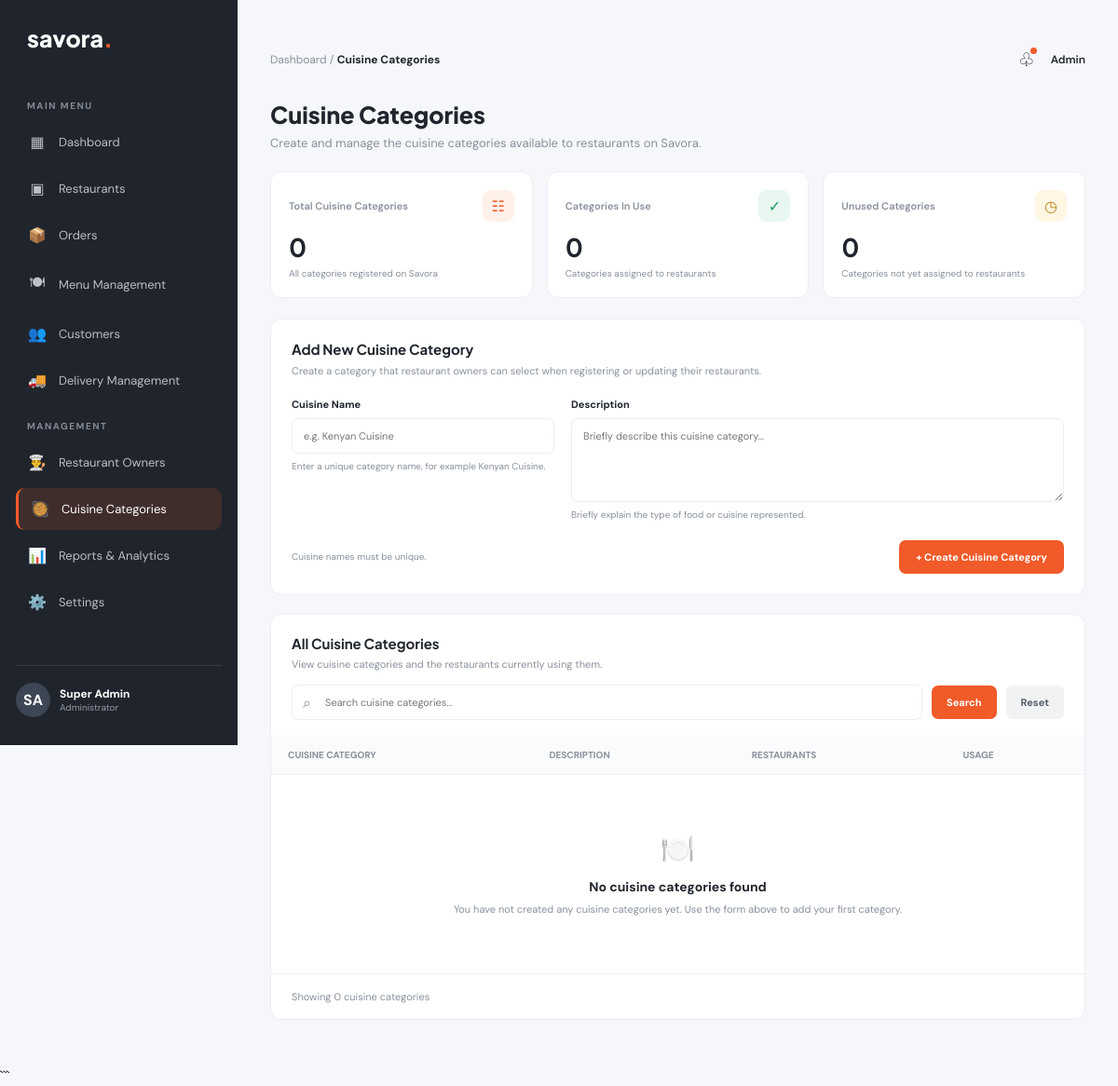
The app's page /admin-panel/cuisine-categories/ (signed in), older data.
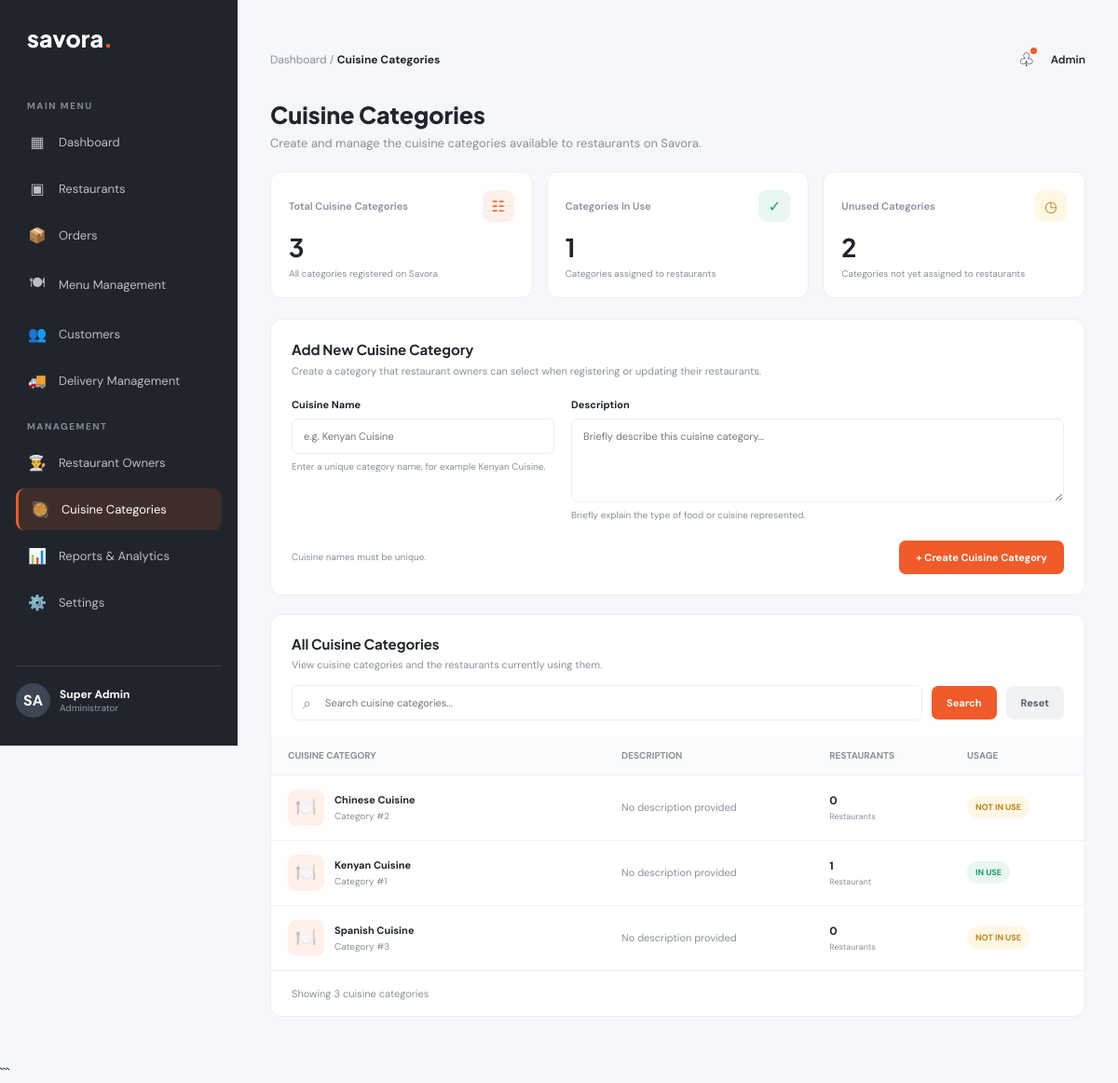
The same page, newer data.
### food_delivery/models.py (models this page shows, shortened)
class Cuisine(models.Model):
    name = models.CharField(max_length=100, unique=True)
    description = models.TextField(blank=True)
    class Meta:
        ordering = ['name']
        verbose_name_plural = 'Cuisines'

### food_delivery_Admin/views.py (the view)
@staff_member_required
def cuisine_categories(request):
    if request.method == 'POST':
        form = CuisineForm(request.POST)
        if form.is_valid():
            cuisine = form.save()
            messages.success(
                request,
                f'"{cuisine.name}" was successfully added.'
            )
            return redirect('food_delivery_Admin:cuisine_categories')
        else:
            messages.error(
                request,
                'Please correct the errors in the cuisine form.'
            )
    else:
        form = CuisineForm()
    cuisines = Cuisine.objects.annotate(
        restaurant_count=Count('restaurants', distinct=True)
    ).order_by('name')
    search_query = request.GET.get('q', '').strip()
    if search_query:
        cuisines = cuisines.filter(
            Q(name__icontains=search_query) |
            Q(description__icontains=search_query)
        )
    total_categories = Cuisine.objects.count()
    categories_in_use = Cuisine.objects.annotate(
        restaurant_count=Count('restaurants', distinct=True)
    ).filter(
        restaurant_count__gt=0
    ).count()
    unused_categories = total_categories - categories_in_use
    paginator = Paginator(cuisines, 10)
    page_number = request.GET.get('page')
    page_obj = paginator.get_page(page_number)
    query_params = request.GET.copy()
    query_params.pop('page', None)
    filter_querystring = query_params.urlencode()
    context = {
        'form': form,
        'cuisines': page_obj.object_list,
        'page_obj': page_obj,
        'search_query': search_query,
        'filter_querystring': filter_querystring,
        'total_categories': total_categories,
        'categories_in_use': categories_in_use,
        'unused_categories': unused_categories,
    }
    return render(
        request,
        'food_delivery_Admin/cuisine_categories/cuisine_categories.html',
        context
    )

### food_delivery_Admin/forms.py (shortened to what this page needs)
class CuisineForm(forms.ModelForm):
    class Meta:
        model = Cuisine
        fields = ['name', 'description']
        widgets = {
            'name': forms.TextInput(attrs={
                'class': 'form-control',
                'placeholder': 'e.g. Kenyan Cuisine',
            }),
            'description': forms.Textarea(attrs={
                'class': 'form-control',
                'placeholder': 'Briefly describe this cuisine category...',
                'rows': 4,
            }),
        }

### food_delivery_Admin/templates/food_delivery_Admin/cuisine_categories/cuisine_categories.html (shortened to what the changed rows need)
{% extends 'food_delivery_Admin/base.html' %}
{% block content %}
<div class="cuisine-page">
    <div class="page-heading">
        <div>
            <h1>Cuisine Categories</h1>
        </div>
    </div>
    <section class="cuisine-stats">
        <div class="cuisine-stat">
            <div class="cuisine-stat-top">
                <small>Total Cuisine Categories</small>
                <span class="cuisine-stat-icon icon-orange">☷</span>
            </div>
            <h2>{{ total_categories }}</h2>
            <p>All categories registered on Savora</p>
        </div>
        <div class="cuisine-stat">
            <div class="cuisine-stat-top">
                <small>Categories In Use</small>
                <span class="cuisine-stat-icon icon-green">✓</span>
            </div>
            <h2>{{ categories_in_use }}</h2>
            <p>Categories assigned to restaurants</p>
        </div>
        <div class="cuisine-stat">
            <div class="cuisine-stat-top">
                <small>Unused Categories</small>
                <span class="cuisine-stat-icon icon-yellow">◷</span>
            </div>
            <h2>{{ unused_categories }}</h2>
            <p>Categories not yet assigned to restaurants</p>
        </div>
    </section>
    <section class="cuisine-section cuisine-table-section">
        <div class="table-wrap">
            <table class="cuisine-table">
                <thead>
                    <tr>
                        <th>CUISINE CATEGORY</th>
                        <th>DESCRIPTION</th>
                        <th>RESTAURANTS</th>
                        <th>USAGE</th>
                    </tr>
                </thead>
                <tbody>
                    {% for cuisine in cuisines %}
                        <tr>
                            <td>
                                <div class="cuisine-name">
                                    <div class="cuisine-icon">
                                        🍽️
                                    </div>
                                    <div>
                                        <strong>{{ cuisine.name }}</strong>
                                        <small>
                                            Category #{{ cuisine.id }}
                                        </small>
                                    </div>
                                </div>
                            </td>
                            <td>
                                <div class="cuisine-description">
                                    {% if cuisine.description %}
                                        {{ cuisine.description|truncatechars:90 }}
                                    {% else %}
                                        No description provided
                                    {% endif %}
                                </div>
                            </td>
                            <td>
                                <span class="restaurant-count">
                                    {{ cuisine.restaurant_count }}
                                </span>
                                <span class="usage-label">
                                    Restaurant{{ cuisine.restaurant_count|pluralize }}
                                </span>
                            </td>
                            <td>
                                {% if cuisine.restaurant_count > 0 %}
                                    <span class="usage-badge usage-in-use">
                                        IN USE
                                    </span>
                                {% else %}
                                    <span class="usage-badge usage-unused">
                                        NOT IN USE
                                    </span>
                                {% endif %}
                            </td>
                        </tr>
                    {% empty %}
                        <tr>
                            <td colspan="4">
                                <div class="empty-state">
                                    <div class="empty-icon">
                                        🍽️
                                    </div>
                                    <h3>No cuisine categories found</h3>
                                    <p>
                                        {% if search_query %}
                                            No categories match "{{ search_query }}".
                                            Try a different search term.
                                        {% else %}
                                            You have not created any cuisine categories yet.
                                            Use the form above to add your first category.
                                        {% endif %}
                                    </p>
                                </div>
                            </td>
                        </tr>
                    {% endfor %}
                </tbody>
            </table>
        </div>
        {% if page_obj.paginator.num_pages > 1 %}
            <div class="table-footer">
                <span>
                    Showing {{ page_obj.start_index }}–{{ page_obj.end_index }}
                    of {{ page_obj.paginator.count }} categories
                </span>
                <div class="pagination">
                    {% if page_obj.has_previous %}
                        <a href="?{% if filter_querystring %}{{ filter_querystring }}&{% endif %}page={{ page_obj.previous_page_number }}">
                            Previous
                        </a>
                    {% else %}
                        <span class="disabled">Previous</span>
                    {% endif %}
                    {% for number in page_obj.paginator.page_range %}
                        {% if number == page_obj.number %}
                            <span class="current">{{ number }}</span>
                        {% elif number >= page_obj.number|add:"-2" and number <= page_obj.number|add:"2" %}
                            <a href="?{% if filter_querystring %}{{ filter_querystring }}&{% endif %}page={{ number }}">
                                {{ number }}
                            </a>
                        {% endif %}
                    {% endfor %}
                    {% if page_obj.has_next %}
                        <a href="?{% if filter_querystring %}{{ filter_querystring }}&{% endif %}page={{ page_obj.next_page_number }}">
                            Next
                        </a>
                    {% else %}
                        <span class="disabled">Next</span>
                    {% endif %}
                </div>
            </div>
        {% else %}
            <div class="table-footer">
                <span>
                    Showing {{ page_obj.paginator.count }} cuisine categories
                </span>
            </div>
        {% endif %}
    </section>
</div>
{% endblock content %}

Row changes from the older to the newer data that the page shows:
added Cuisine: name "Chinese Cuisine", id "2", description "No description provided", restaurant_count "0", shows "NOT IN USE"
added Cuisine: name "Kenyan Cuisine", id "1", description "No description provided", restaurant_count "1", shows "IN USE"
added Cuisine: name "Spanish Cuisine", id "3", description "No description provided", restaurant_count "0", shows "NOT IN USE"
Text that changed along with them:
{{ total_categories }}: "0" → "3"
{{ categories_in_use }}: "0" → "1"
{{ unused_categories }}: "0" → "2"
{{ page_obj.paginator.count }}: "0" → "3"
text no longer shown: "🍽️ No cuisine categories found You have not created any cuisine categories yet. Use the form above to add your first category."
